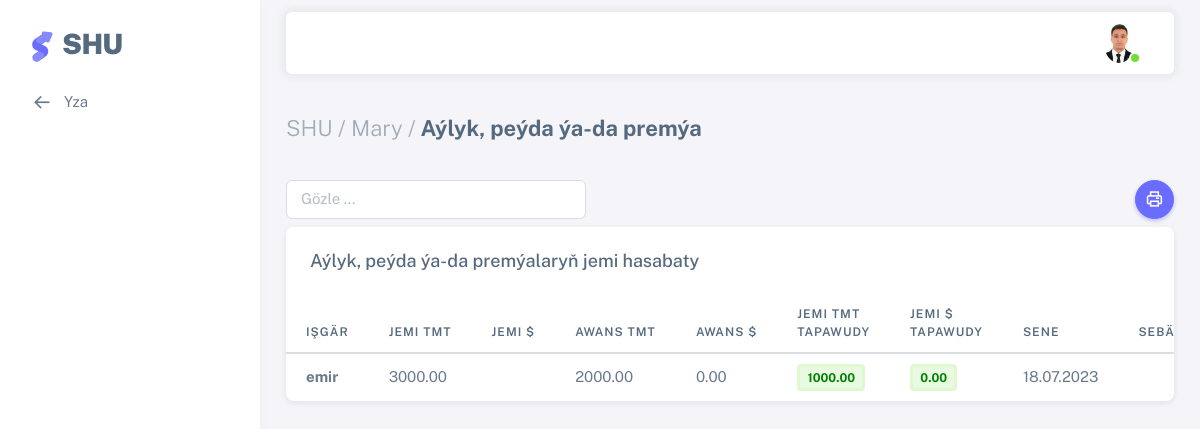
/aylykpremya/ (signed in), run on the app's committed database.
### users/models.py (models this page shows, shortened)
class AllUsers(AbstractUser):
    username = models.CharField(max_length=100, unique=True)
    office = models.ForeignKey(Office, on_delete=models.CASCADE, null=True)
    sehs = models.ForeignKey(Sehler, related_name='user_sehs', on_delete=models.CASCADE, null=True, blank=True)
    bolum = models.ForeignKey(Bolum, on_delete=models.CASCADE,null=True)
    wez = models.ForeignKey(Wez, on_delete=models.CASCADE, null=True)
    first_name = models.CharField(max_length=100)
    last_name = models.CharField(max_length=100)
    middle_name = models.CharField(max_length=100, null=True, blank=True)
    birth_date = models.DateField("Doglan senesi", default=timezone.now)
    tel = models.CharField("Telefon belgisi", max_length=12, null=True, blank=True)
    email = models.EmailField(unique=True)
    address = models.TextField(null=True, blank=True)
    user_code = models.CharField(max_length=12, unique=True, default=random_string, null=True, blank=True)
    image = models.ImageField(default='default.png', upload_to='profile_pics')
    def __str__(self):
        return self.username

class Office(models.Model):
    name = models.CharField("Edara-kärhananyň ady", max_length=1000, null=True, blank=True)
    tel = models.CharField("Telefon belgisi", null=True, blank=True, max_length=12)
    reg_num = models.CharField("reg nomer", max_length=100, null=True, blank=True,)
    ind_num = models.CharField("indeks nomer", max_length=100, null=True, blank=True,)
    kpp_num = models.CharField(max_length=100, null=True, blank=True)
    address = models.TextField("Salgysy", null=True, blank=True)
    description = models.TextField("Gysga beyany", null=True, blank=True)
    slug = models.SlugField(max_length=300, unique=True, db_index=True, verbose_name="URL")
    def __str__(self):
        return self.name
    class Meta:
        verbose_name = 'Edara-kärhana'
        verbose_name_plural = 'Edara-kärhanalar'

### shu/models.py (models this page shows, shortened)
class Aylyk_premya(models.Model):
    user = models.ForeignKey(AllUsers, related_name='aylyk_premya', on_delete=models.CASCADE)
    summa_m = models.DecimalField("Jemi TMT",default=0,max_digits=10, decimal_places=2, null=True, blank=True)
    summa_dollar = models.DecimalField("Jemi $",default=0,max_digits=10, decimal_places=2, null=True, blank=True)
    awans_m = models.DecimalField("Awans TMT",default=0,max_digits=10, decimal_places=2, null=True, blank=True)
    awans_d = models.DecimalField("Awans $",default=0,max_digits=10, decimal_places=2, null=True, blank=True)
    jemi_m = models.DecimalField("Jemi TMT",default=0,max_digits=10, decimal_places=2, null=True, blank=True)
    jemi_d = models.DecimalField("Jemi $",default=0,max_digits=10, decimal_places=2, null=True, blank=True)
    sebap = models.CharField("Jemi girdejileriniň sebäbi", max_length=100, blank=True,null=True,)
    bellik = models.TextField("Bellik", blank=True,null=True,)
    sene = models.DateField("Senesi", default=timezone.now, null=True, blank=True)
    has_sene = models.IntegerField("Senesi",null=True, blank=True, default=None)
    class Meta:
        verbose_name = 'Aýlyk peýda premýa'
        verbose_name_plural = 'Aýlyklar peýdalar premýalar'

### shu/views.py (the view)
# urls.py: path('aylykpremya/', views.AylykPeydaPremya, name='aylyk-premya'),
@login_required(login_url='login')
def AylykPeydaPremya(request):
    page_title = _('Aýlyk, peýda ýa-da premýa')
    ay_pr = Aylyk_premya.objects.all()
    seneid1=Hasabat_sene.objects.last().id
    if request.method == 'POST':
        form = Aylyk_PremyaForm(request.POST, request.FILES)
        if form.is_valid():
            user = form.cleaned_data['user']
            summa_m = form.cleaned_data['summa_m']
            summa_dollar = form.cleaned_data['summa_dollar']
            sebap = form.cleaned_data['sebap']
            bellik = form.cleaned_data['bellik']
            aw_m=Bolek_hasaplar.objects.filter(user=user).aggregate(total=Sum(F('awans_m')))['total']
            aw_d=Bolek_hasaplar.objects.filter(user=user).aggregate(total=Sum(F('awans_d')))['total']
            awan_m=aw_m if aw_m is not None else 0
            awan_d=aw_d if aw_d is not None else 0
            ay_peyda=Aylyk_premya.objects.create(user=user,has_sene=seneid1,
                                                 summa_m=summa_m,summa_dollar=summa_dollar,
                                                 awans_m=awan_m,awans_d=awan_d,
                                                 jemi_m=summa_m - awan_m,
                                                 jemi_d=summa_dollar - awan_d,
                                                 sebap=sebap,bellik=bellik)
            ay_peyda.save()
            messages.success(request, 'Aýlyk, peýda ýa-da premýa girizildi!')
            return redirect('aylyk-premya')
        else:
            messages.error(request, 'Ýalňyşlyk: Aýlyk, peýda ýa-da premýa girizilmedi!')
    else:
        form = Aylyk_PremyaForm()
    paginator = Paginator(ay_pr, 10)
    page = request.GET.get('page')
    try:
        myuser = paginator.get_page(page)
    except PageNotAnInteger:
        myuser = paginator.page(1)
    except EmptyPage:
        myuser = paginator.page(paginator.num_pages)
    context = {'title': page_title,'myuser':myuser, 'form': form}
    return render(request, 'shu/aylyk_peyda_premya.html', context)

### users/forms.py
class Aylyk_PremyaForm(forms.ModelForm):
    def __init__(self, *args, **kwargs):
        super(Aylyk_PremyaForm,self).__init__(*args, **kwargs)
        self.fields['user'].empty_label = _("Işgär")
    user = forms.ModelChoiceField(AllUsers.objects.filter(is_superuser=False), label=False, widget=forms.Select(attrs={'class': 'form-control mb-3'}))
    summa_m = forms.DecimalField(label=False,required=False, widget=forms.NumberInput(attrs={'placeholder': 'Jemi TMT', 'class': 'form-control mb-3'}))
    summa_dollar = forms.DecimalField(label=False,required=False, widget=forms.NumberInput(attrs={'placeholder': 'Jemi $', 'class': 'form-control mb-3'}))
    sebap = forms.CharField(label=False,required=False, widget=forms.Textarea(attrs={'placeholder': 'Sebabi', 'class': 'form-control mb-3', 'style': 'height:100px;'}))
    bellik = forms.CharField(label=False,required=False, widget=forms.TextInput(attrs={'placeholder': 'Bellik', 'class': 'form-control mb-3', 'style': 'height:100px;'}))
    class Meta:
        model = Aylyk_premya
        fields = ('user', 'summa_m','summa_dollar','sebap', 'bellik')

### users/models.py (called while the page is built)
    def __str__(self):
        return self.name

### shu/templates/shu/aylyk_peyda_premya.html (shortened to what this page needs)
{% extends 'shu/base.html' %}
{% load i18n %}
{% load crispy_forms_tags %}
{% load static %}
{% block menu %}
<li class="menu-item">
  <a href="{% url 'dashboard' %}" class="menu-link">
    <i class="menu-icon tf-icons bx bx-arrow-back"></i>
    <div>Yza</div>
  </a>
</li>
{% endblock menu %}
{% block content %}
<div class="content-wrapper">
    <div class="container-xxl flex-grow-1 container-p-y">
      <h4 class="fw-bold py-3 mb-4"><span class="text-muted fw-light">SHU / {{ user.office|default_if_none:"" }} /</span> {{ title }}</h4>
    <a><button style="float:right;" onclick="printData()" class="btn rounded-pill btn-icon btn-primary"> <i class="tf-icons bx bx-printer"></i></button>
    <input class="form-control mb-2" style="width:300px;" id='myInput' onkeyup='myFunction()' type='text' placeholder="Gözle ..."></a>
    <div class="card" id="printTable">
      <h5 class="card-header">Aýlyk, peýda ýa-da premýalaryň jemi hasabaty</h5>
      <div class="table-responsive text-nowrap">
        <table class="table table-hover" id="myTable">
          <thead>
            <tr>
              <th>Işgär</th>
              <th>Jemi TMT</th>
              <th>Jemi $</th>
              <th>Awans TMT</th>
              <th>Awans $</th>
              <th>Jemi TMT<br>tapawudy</th>
              <th>Jemi $<br>tapawudy</th>
              <th>Sene</th>
              <th>Sebäbi</th>
            </tr>
          </thead>
          <tbody class="table-border-bottom-0">
            {% for deg in myuser %}
            <tr>
              <td><strong>{{deg.user|default_if_none:""}}</strong></td>
              <td>{{deg.summa_m|floatformat:2|default_if_none:""}}</td>
              <td>{{deg.summa_dollar|floatformat:2|default_if_none:""}}</td>
              <td>{{deg.awans_m|floatformat:2|default_if_none:""}}</td>
              <td>{{deg.awans_d|floatformat:2|default_if_none:""}}</td>
              <td><span class="badge bg-label-success border-light-success me-1"><strong style="color:Green;">{{deg.jemi_m|floatformat:2|default_if_none:""}}</strong></span></td>
              <td><span class="badge bg-label-success border-light-success me-1"><strong style="color:Green;">{{deg.jemi_d|floatformat:2|default_if_none:""}}</strong></span></td>
              <td>{{deg.sene|date:"d.m.Y"}}</td>
              <td>{{deg.sebap|default_if_none:""}}</td>
            </tr>
            {% endfor %}
          </tbody>
        </table>
      </div>
    </div>
    </div>
  </div>
</div>
{% endblock content %}

### templates/include/header.html (shortened to what this page needs)
	{% load static i18n %}
	{% load crispy_forms_tags %}
		<nav class="layout-navbar container-xxl navbar navbar-expand-xl navbar-detached align-items-center bg-navbar-theme" id="layout-navbar">
		  <div class="navbar-nav-right d-flex align-items-center" id="navbar-collapse">
			<ul class="navbar-nav flex-row align-items-center ms-auto">
			  <li class="nav-item navbar-dropdown dropdown-user dropdown">
				<a class="nav-link dropdown-toggle hide-arrow" href="javascript:void(0);" data-bs-toggle="dropdown">
				  <div class="avatar avatar-online">
					<img src="{{ user.image.url }}" onerror="this.onerror=null;this.src='{% static 'assets/img/avatars/default.png' %}'" alt class="w-px-30 h-auto rounded-circle" />
				  </div>
				</a>
			  </li>
			</ul>
		  </div>
		</nav>

### data on the page
AllUsers: image (picture), office "Mary"
Aylyk_premya: user "emir", summa_m "3000.00", awans_m "2000.00", awans_d "0.00", jemi_m "1000.00", jemi_d "0.00", sene "18.07.2023"

### other printed values
{{ title }} "Aýlyk, peýda ýa-da premýa"
